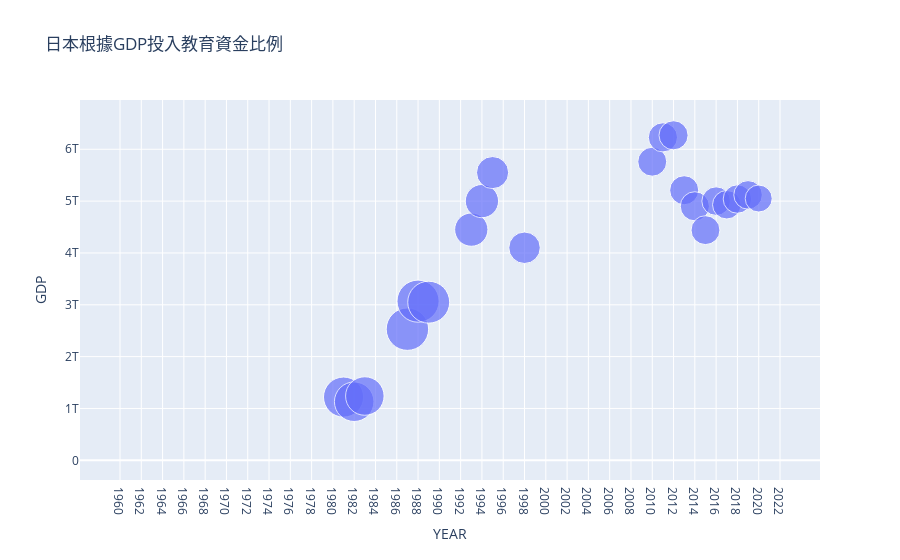

The notebook cell this image was saved under:
### Code cell
import plotly.express as px

fig = px.scatter(merged_df3, x="YEAR", y="GDP",
	         size="教育支出總額", size_max=30,title="日本根據GDP投入教育資金比例")
display(fig)
